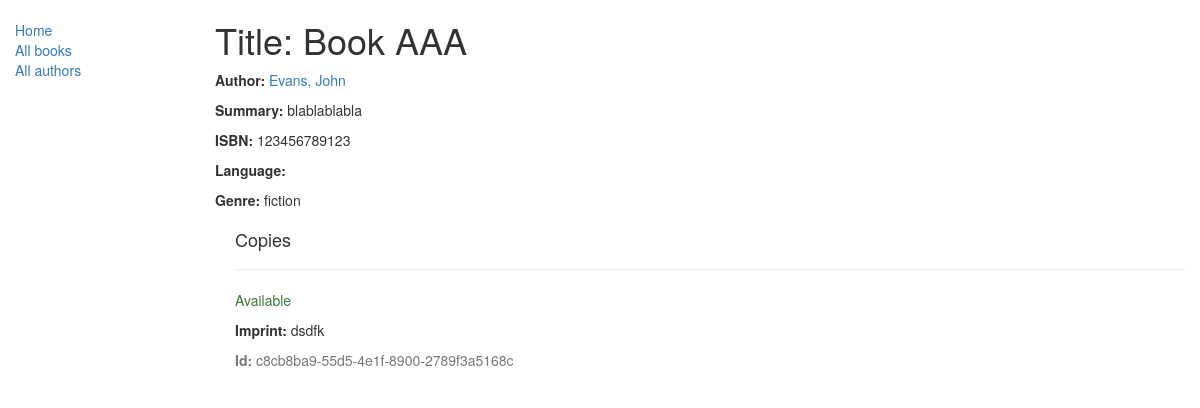
/catalog/book/1, run on the app's committed database.
### catalog/models.py (models this page shows, shortened)
class Book(models.Model):
    title = models.CharField(max_length=200)
    author = models.ForeignKey('Author', on_delete=models.SET_NULL, null=True)
    summary = models.TextField(max_length=1000, help_text='Enter a brief description of the book')
    isbn = models.CharField('ISBN',max_length=13,help_text='13 Character <a href="https://www.isbn-international.org/content/what-isbn">ISBN Number</a>')
    genre = models.ManyToManyField(Genre, help_text="Select a genre of this book")
    def display_genre(self):
        return ', '.join([ genre.name for genre in self.genre.all()[:3] ])
    display_genre.short_description = 'Genre'

class Author(models.Model):
    first_name = models.CharField(max_length=100)
    last_name = models.CharField(max_length=100)
    date_of_birth = models.DateField(null=True, blank=True)
    date_of_death = models.DateField('Died', null=True, blank=True)
    def __str__(self):
        return '%s, %s' % (self.last_name, self.first_name)

class Genre(models.Model):
    name = models.CharField(max_length=200, help_text="Enter a book genre (e.g. Science Fiction, French Poetry etc.)")
    def __str__(self):
        return self.name

class BookInstance(models.Model):
    id = models.UUIDField(primary_key=True,default=uuid.uuid4, help_text="Unique ID for this particular book instance across whole library")
    book = models.ForeignKey('Book', on_delete=models.SET_NULL,null=True)
    imprint = models.CharField(max_length=200)
    due_back = models.DateField(null=True, blank=True)
    LOAN_STATUS = (
        ('m','Maintenance'),
        ('o','On loan'),
        ('a','Available'),
        ('r','Reserved'),
    )
    status = models.CharField(max_length=1,choices=LOAN_STATUS,blank=True,default='d',help_text="Book availability")
    class Meta:
        ordering = ["due_back"]

### catalog/views.py (the view)
# urls.py: url(r'^book/(?P<pk>\d+)$', views.BookDetailView.as_view(), name='book-detail'),
class BookDetailView(generic.DetailView):
    model = Book

### catalog/templates/catalog/book_detail.html (shortened to what this page needs)
{% extends "base_generic.html" %}
{% block content %}
  <h1>Title: {{ book.title }}</h1>
  <p><strong>Author:</strong> <a href="">{{ book.author }}</a></p>
  <p><strong>Summary:</strong> {{ book.summary }}</p>
  <p><strong>ISBN:</strong> {{ book.isbn }}</p>
  <p><strong>Language:</strong> {{ book.language }}</p>
  <p><strong>Genre:</strong> {% for genre in book.genre.all %} {{ genre }}{% if not forloop.last %}, {% endif %}{% endfor %}</p>
  <div style="margin-left:20px;margin-top:20px">
    <h4>Copies</h4>
    {% for copy in book.bookinstance_set.all %}
    <hr>
    <p class="{% if copy.status == 'a' %}text-success{% elif copy.status == 'd' %}text-danger{% else %}text-warning{% endif %}">{{ copy.get_status_display }}</p>
    <p><strong>Imprint:</strong> {{copy.imprint}}</p>
    <p class="text-muted"><strong>Id:</strong> {{copy.id}}</p>
    {% endfor %}
  </div>
{% endblock %}

### data on the page
Book: title "Book AAA", author "Evans, John", summary "blablablabla", isbn "123456789123"
Genre: name "fiction"
BookInstance: status "Available", imprint "dsdfk", id "c8cb8ba9-55d5-4e1f-8900-2789f3a5168c"
